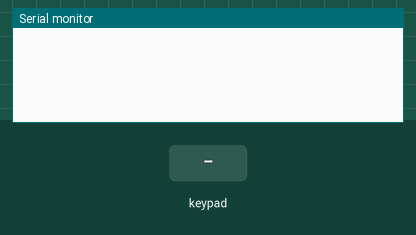
The sketch below on a simulated ESP32. On the bench: the last lines printed to the serial monitor. The inputs (shaded band) are chosen by the test bench.

Above: at 1.2 s.
1.3 s: key 'y' pressed
At 1.7 s:
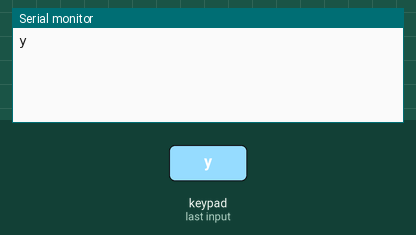
2.8 s: key 'x' pressed
At 3.9 s:
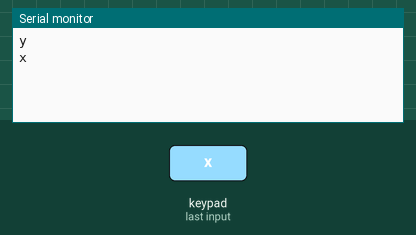
4.3 s: key 'w' pressed
At 5.3 s:
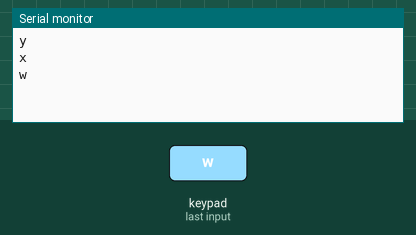
5.8 s: key 'v' pressed
At 6.3 s:
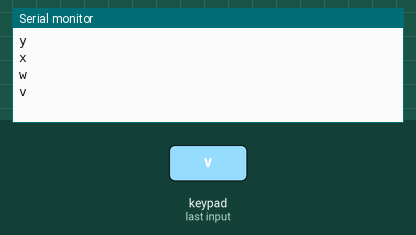
7.3 s: key 'u' pressed
At 8.5 s:
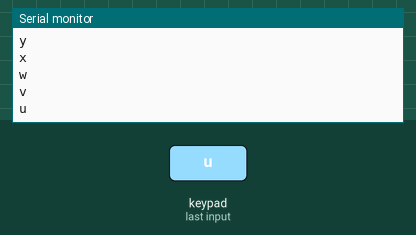
8.8 s: key 't' pressed
At 9.9 s:
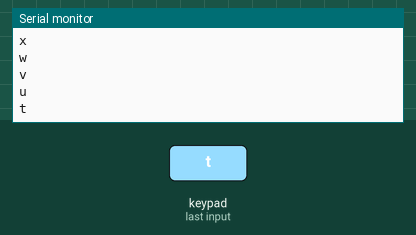

The sketch:

key_press_test.ino
```cpp
#include <Keypad.h>

const byte ROWS = 5; //four rows
const byte COLS = 7; //four columns

// the . character represents keys in the matrix that don't
// exist on the physical keyboard
char hexaKeys[ROWS][COLS] = {
  {'y','x','w','v','u','t','t'},
  {'f','e','d','c','b','a','.'},
  {'s','r','q','p','o','n','m'},
  {'l','k','j','i','h','g','.'},
  {'7','6','5','4','3','2','1'}
};


byte rowPins[ROWS] = {19, 2, 23, 18, 16}; //connect to the row pinouts of the keypad
byte colPins[COLS] = {12, 33, 25, 26, 27, 14, 32}; //connect to the column pinouts of the keypad

//initialize an instance of class NewKeypad
Keypad customKeypad = Keypad( makeKeymap(hexaKeys), rowPins, colPins, ROWS, COLS);

void setup(){
  Serial.begin(9600);
}

void loop(){
  char customKey = customKeypad.getKey();

  if (customKey){
    Serial.println(customKey);
  }
}
```

Measured:
- after the input at 1.3 s, the serial monitor: prints a new line at once (image 1)
- after the input at 2.8 s, the serial monitor: prints a new line at once (image 2)
- after the input at 4.3 s, the serial monitor: prints a new line at once (image 3)
- after the input at 5.8 s, the serial monitor: prints a new line at once (image 4)
- after the input at 7.3 s, the serial monitor: prints a new line at once (image 5)
- after the input at 8.8 s, the serial monitor: prints a new line at once (image 6)
